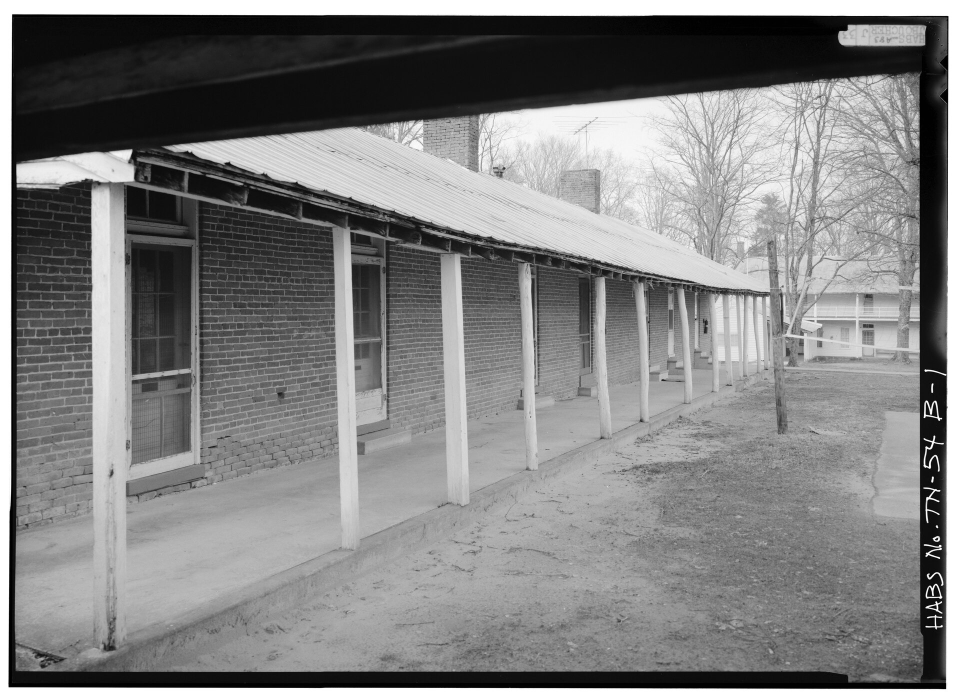
#> input picture Tools/LobbyIntroPreview/city/facades/photo_01.jpg, 1920 x 1395 px (shown at 1/2 size); its folder holds only this picture in this run
$ python make_opening_city.py --out out.png
#> lines starting #> are read from the running program, lines starting #| are printed output that depends on the picture; after the words box and inside, x2 and y2 are one past the last pixel; in counts of white or black regions, pixels touching at a corner belong together
#> in build, `img = Image.new('RGBA', (W, H), (0, 0, 0, 0))`: img: PIL image 1600x900 RGBA; every value is 0
#!/usr/bin/env python3
"""Four transparent rooftop layers (far -> near) for the opening fog shot: flat blocks and chimneys, each layer
tinted toward the fog colour by depth. Optional facade photos in facades/photo_*.jpg are multiplied onto block faces.

    python make_opening_city.py --out ../../../Assets/Art/LobbyIntro/City
"""
import argparse, random
from pathlib import Path
from PIL import Image, ImageDraw, ImageFilter

W, H = 1600, 900
FOG = (118, 138, 160)
# name, base y, block width range, block height range, chimney chance, ink colour, fog mix, blur
LAYERS = [('Far', 470, (120, 260), (150, 330), .35, (92, 108, 128), .72, 3.0),
          ('Mid', 560, (150, 300), (110, 240), .45, (74, 90, 110), .55, 2.0),
          ('Back', 660, (180, 340), (90, 190), .5, (56, 70, 88), .38, 1.2),
          ('Near', 800, (220, 420), (70, 150), .6, (40, 52, 68), .22, .6)]


def facade(w, h, rnd, photos):
#> called with w = 239, h = 265
    if photos:
        return Image.open(rnd.choice(photos)).convert('RGB').resize((w, h))
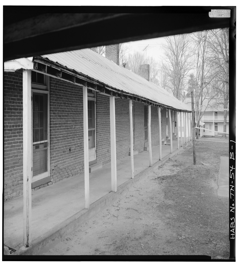
#> returned value: PIL image 239x265 RGB; min 0, max 255, mean 129.3
    im = Image.new('RGB', (w, h), (rnd.randint(110, 150),) * 3)
    d = ImageDraw.Draw(im)
    for y in range(8, h - 8, 22):
        for x in range(8, w - 8, 20):
            if rnd.random() < .7:
                d.rectangle([x, y, x + 8, y + 12], fill=(60, 66, 76))
    return im


def build(name, base, bw, bh, chimney, ink, mix, blur, seed, photos):
    rnd = random.Random(seed)
    img = Image.new('RGBA', (W, H), (0, 0, 0, 0))
    x = -rnd.randint(0, 80)
    while x < W:
        w, h = rnd.randint(*bw), rnd.randint(*bh)
        top = base - h
        face = facade(w, h, rnd, photos)
        shade = Image.blend(Image.new('RGB', (w, h), ink), face, .22)
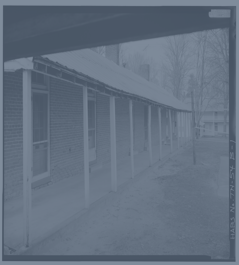
#> shade: PIL image 239x265 RGB; mean R, G, B 99.7, 112.2, 127.8
        img.paste(shade.convert('RGBA'), (x, top))
        d = ImageDraw.Draw(img)
        if rnd.random() < .5:                         # a sloped roof wedge on one side
            rise = rnd.randint(14, 34)
            d.polygon([(x, top), (x + w, top), (x + w, top - rise)], fill=tuple(int(c * .85) for c in ink) + (255,))
        if rnd.random() < chimney:
            cw, ch = rnd.randint(22, 44), rnd.randint(50, 130)
            cx = x + rnd.randint(8, max(9, w - cw - 8))
            d.rectangle([cx, top - ch, cx + cw, top], fill=ink + (255,))
            d.rectangle([cx - 4, top - ch - 8, cx + cw + 4, top - ch], fill=tuple(int(c * .8) for c in ink) + (255,))
        x += w - rnd.randint(0, 20)
    d = ImageDraw.Draw(img)
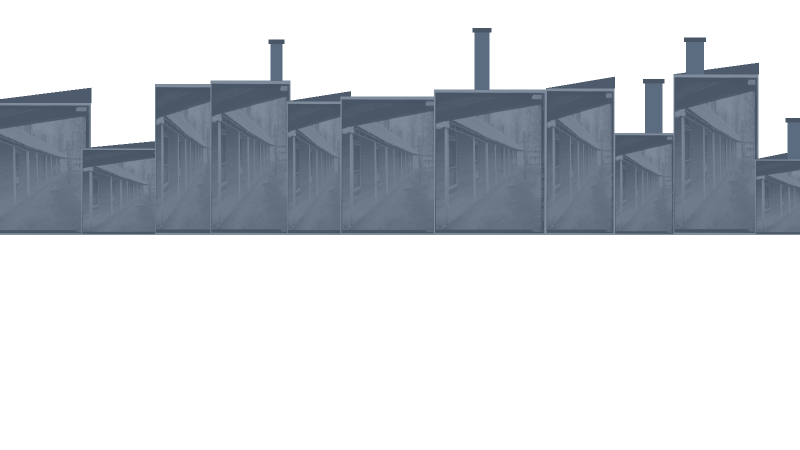
#> img: PIL image 1600x900 RGBA (shown at 1/2 size); mean R, G, B, A 31.1, 35, 40, 80.1; transparent parts drawn white
    d.rectangle([0, base, W, H], fill=ink + (255,))
    # fog: blend colours toward FOG, thicker toward the bottom (ground fog) and by depth
    rgb, a = img.convert('RGB'), img.getchannel('A')
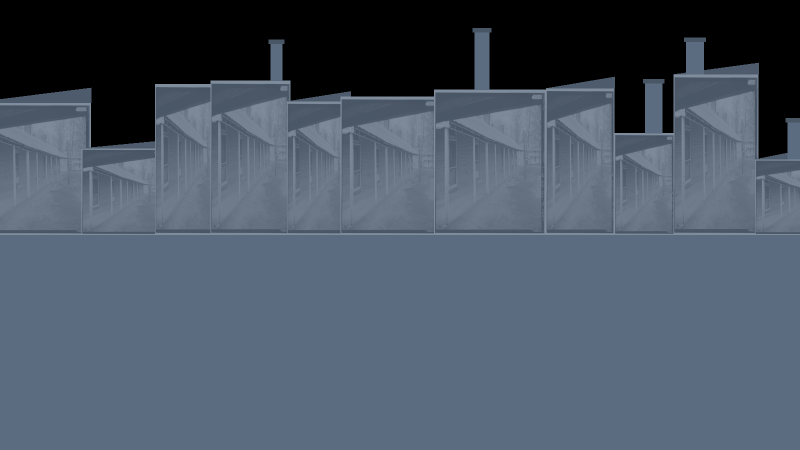
#> rgb: PIL image 1600x900 RGB (shown at 1/2 size); mean R, G, B 75, 86.6, 101.1
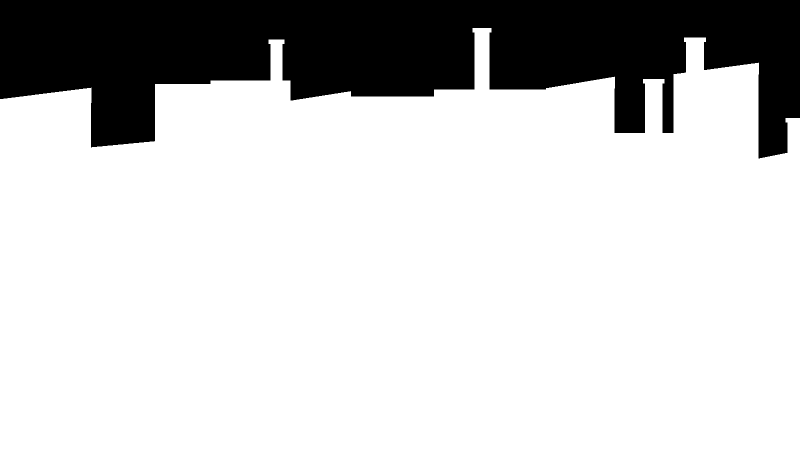
#> a: PIL image 1600x900 L (shown at 1/2 size); 79.2% white; 1 black region, box (x1, y1, x2, y2) and area: (0, 0, 1600, 317) 299675
    fogged = Image.blend(rgb, Image.new('RGB', (W, H), FOG), mix)
    grad = Image.linear_gradient('L').resize((W, H)).point(lambda v: int(v * .5))
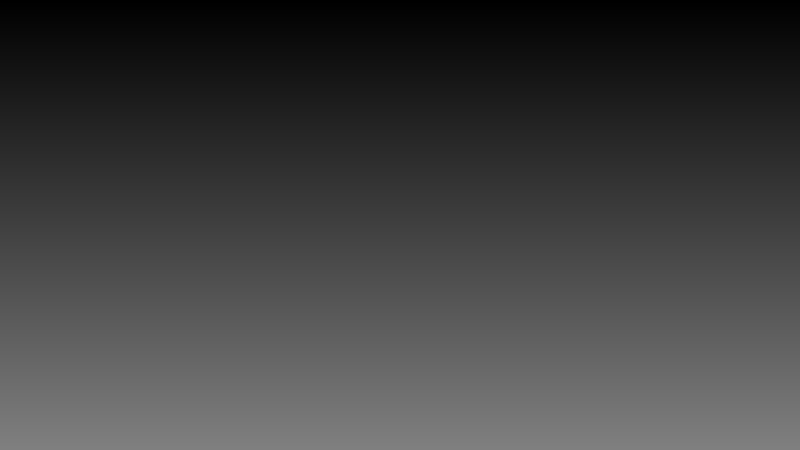
#> grad: PIL image 1600x900 L (shown at 1/2 size); min 0, max 127, mean 63.5
    fogged = Image.composite(Image.new('RGB', (W, H), FOG), fogged, grad)
    out = fogged.convert('RGBA'); out.putalpha(a.filter(ImageFilter.GaussianBlur(blur)))
#> after `out.putalpha(a.filter(ImageFilter.GaussianBlur(blur)))`:
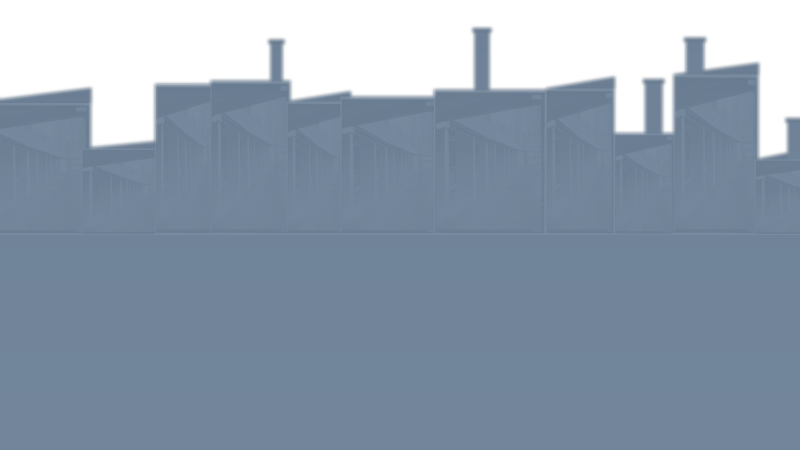
#> out: PIL image 1600x900 RGBA (shown at 1/2 size); mean R, G, B, A 107.4, 125.6, 146, 201.9; transparent parts drawn white
    return out


def main():
    p = argparse.ArgumentParser(); p.add_argument('--out', type=Path, required=True)
    a = p.parse_args(); a.out.mkdir(parents=True, exist_ok=True)
    photos = sorted((Path(__file__).parent / 'facades').glob('photo_*.jpg'))
    for i, (n, *rest) in enumerate(LAYERS):
        build(n, *rest, seed=11 + i * 7, photos=photos).save(a.out / f'OpeningCity{n}.png')
        print('wrote', n)


if __name__ == '__main__':
    main()
